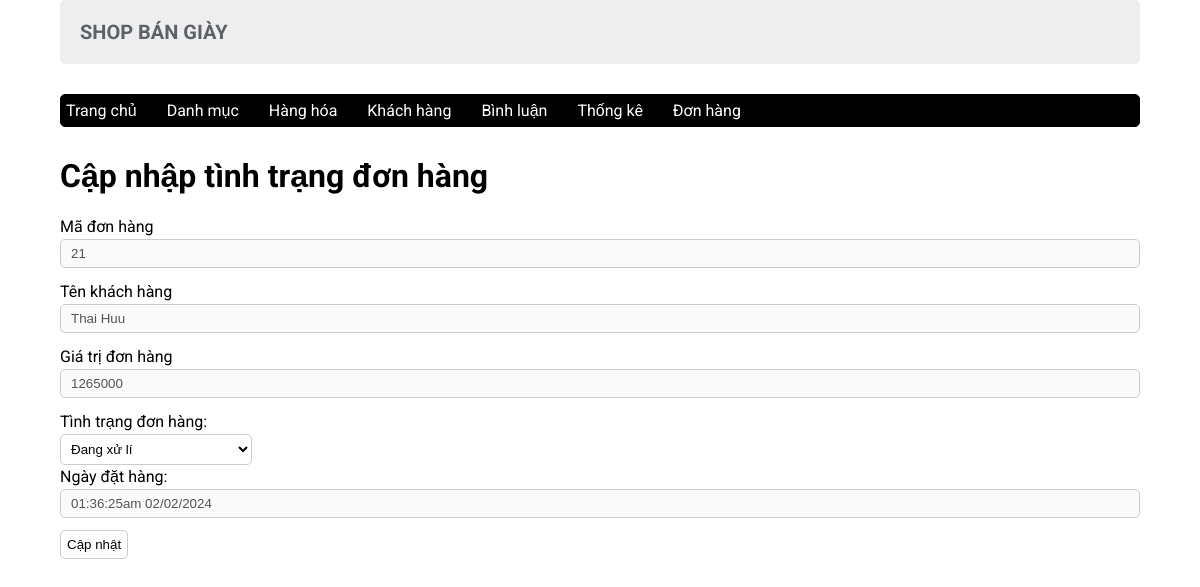
/admin/index.php?act=suabill&id=21, run on the app's committed database.
### tables this page shows
CREATE TABLE `bill` (
  `id` int(10) NOT NULL,
  `iduser` int(10) NOT NULL,
  `bill_name` varchar(255) NOT NULL,
  `bill_address` varchar(255) NOT NULL,
  `bill_tel` varchar(10) NOT NULL,
  `bill_email` varchar(100) NOT NULL,
  `bill_pttt` tinyint(4) NOT NULL DEFAULT 1 COMMENT '1.Thanh toán trực tiếp 2.Thanh toán chuyển khoản 3.Thanh toán online',
  `ngaydathang` varchar(50) DEFAULT NULL,
  `tongdonhang` int(10) NOT NULL DEFAULT 0,
  `tinhtrang` tinyint(4) NOT NULL DEFAULT 0 COMMENT '0.Đơn hàng mới 1.Đang xử lí 2.Đang giao hàng 3.đã giao hàng'
);

### model/pdo.php (called while the page is built, shortened)
<?php
function pdo_get_connection(){
    $host = "localhost";
    $username = "root";
    $password = "";
    $dbname = "duan1thi";
    try {
        $conn = new PDO("mysql:host=$host;dbname=$dbname", $username, $password);
        $conn->setAttribute(PDO::ATTR_ERRMODE, PDO::ERRMODE_EXCEPTION);
        return $conn;
    } catch (PDOException $e) {
        die("Connect failed " . $e->getMessage());
    }
}
function pdo_query_one($sql){
    $sql_args = array_slice(func_get_args(),1);
    try{
        $conn = pdo_get_connection();
        $stmt = $conn -> prepare($sql);
        $stmt ->execute($sql_args);
        $row = $stmt->fetch(PDO::FETCH_ASSOC);
        return $row;
    }
    catch(PDOException $e){
        throw $e;
    }
    finally{
        unset($conn);
    }
}
?>

### model/cart.php (called while the page is built, shortened)
<?php
function loadone_bill($id)
{
    $sql = "select * from bill  where id = " . $id;
    $bill = pdo_query_one($sql);
    return $bill;
}

### admin/bill/updatebill.php (the view, shortened to what this page needs)
<?php
if (is_array($bill)) {
    extract($bill);
    $tinhtrang = $bill['tinhtrang'];
    switch ($tinhtrang) {
        case "1":
            $tt = "Đang xử lí";
            break;
    }
}
?>
<div class="mb">
    <div class="box_title">
        <h1>Cập nhập tình trạng đơn hàng</h1>
    </div>
    <div class="box_content form_account">
        <form action="index.php?act=updatebill" method="post">
            <label for="">Mã đơn hàng</label><br>
            <input type="text" name="id" value="<?= $bill['id'] ?>" disabled><br>
            <label for="">Tên khách hàng</label><br>
            <input type="text" name="tenkh" value="<?= $bill['bill_name'] ?>" disabled><br>
            <label for="">Giá trị đơn hàng</label><br>
            <input type="text" name="gia" value="<?= $bill['tongdonhang'] ?>" disabled><br>
            <label for="">Tình trạng đơn hàng:</label><br>
            <select type="text" name="ttdh" selected>
                <option value=""><?= $tt ?></option>
            </select><br>
            <label for="">Ngày đặt hàng:</label><br>
            <input type="text" name="ndh" value="<?= $bill['ngaydathang'] ?>" disabled><br>
            <input type="submit" name="capnhat" value="Cập nhật">
        </form>
    </div>
</div>

### css/css.css (style rules this page uses)
:root { --white-color:#fff; --black-color:#000; --text-color:#333; }
* { margin:0; padding:0; box-sizing:border-box; }
body { font-family:'Roboto', sans-serif; }
.mb { margin-bottom:30px; }
form { text-align: left; margin-top: 20px; }
.form_account { line-height: 150%; }
.form_account input[type="email"], .form_account input[type="text"], .form_account input[type="password"], .form_content input[type="text"] { width: 100%; border: 1px solid #ccc; border-radius: 5px; padding: 6px 10px; margin-bottom: 12px; }
.form_account input[type="reset"], .form_account input[type="submit"], .form_content input[type="submit"], .form_content input[type="reset"], .form_content input[type="button"] { padding: 6px; background: white; border: 1px solid #CCC; border-radius: 5px; }
select { padding: 6px; background: white; border: 1px solid #CCC; border-radius: 5px; color: black; }
* { box-sizing:border-box }

### data on the page
bill: id "21", tenkh "Thai Huu", gia "1265000", ttdh "Đang xử lí", ndh "01:36:25am 02/02/2024"
